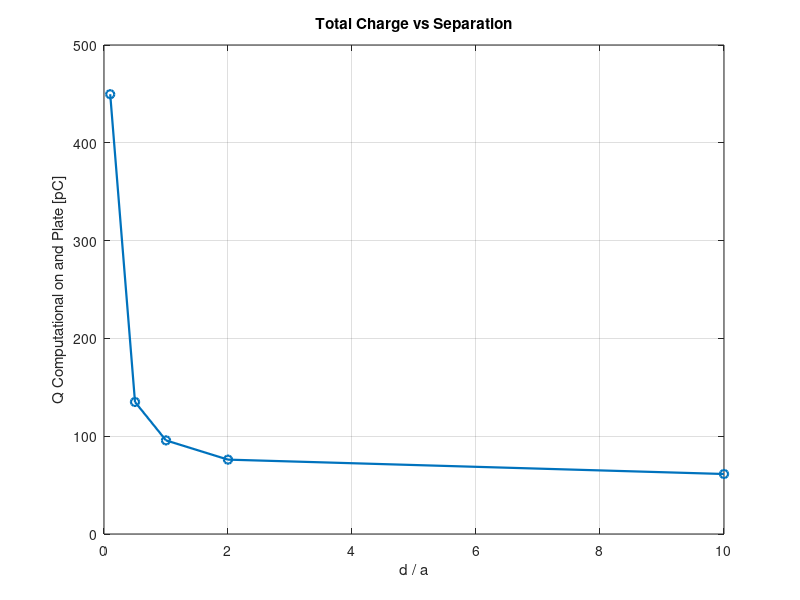
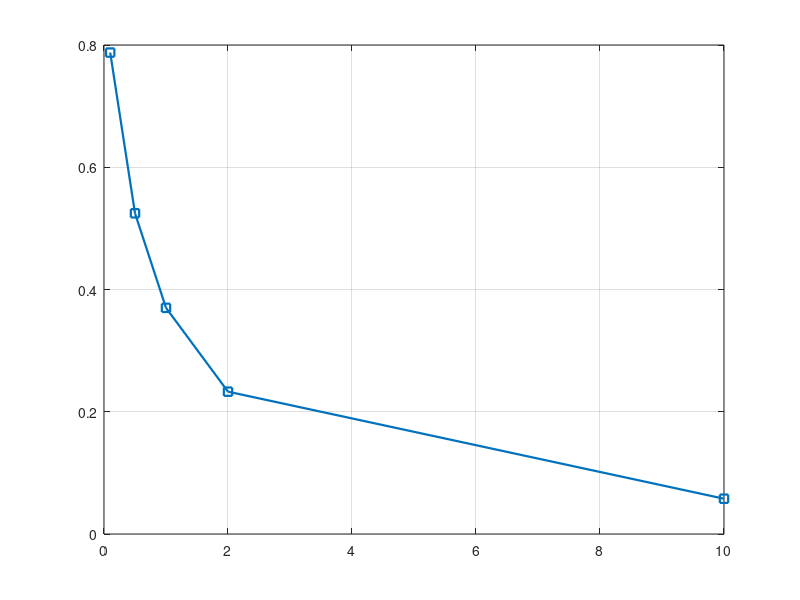

MATLAB code for these plots, in order: (Note: this script raises an error after producing the figures.)
clear all; 
close all;

a = 1; %side a is 1m long
b = 2; %side b is 2m long
V1 = 1; %top plate potential of 1V
V2 = -1; %bottom plate potential of -1V
EPS0 = 8.8542*10^(-12);
n = 10; %number of patches per side a
m = 20; %added m = 20 

dp = a/n; %size of individual patch
N = n*m; 
%Patch centers and areas
x = zeros(1,N); 
y = zeros(1,N); 
dS = zeros(1,N);
for i = 1:n
    for j = 1:m 
        x(m*(i-1)+j) = (i-1/2)*dp;
        y(m*(i-1)+j) = (j-1/2)*dp;
        dS(m*(i-1)+j) = dp^2;
    end
end
%Maps charges to potentials
Gself = zeros(N,N);
for i = 1 : N
    for j = 1 : N
        r = sqrt( (x(j)-x(i))^2 + (y(j)-y(i))^2 );
        if (i==j)
            Gself(i,j) = sqrt(dS(j))/(2*sqrt(pi)*EPS0);
        else
            Gself(i,j) = dS(j)/(4*pi*EPS0*r);   
        end
    end
end
%Required seperations
ratios = [0.1 0.5 1 2 10];
Qplus  = zeros(size(ratios));
Ccomp  = zeros(size(ratios));
Canal  = zeros(size(ratios));

%Loop over seperations
for t = 1:numel(ratios)
    d = ratios(t)*a;
    Gcross = zeros(N,N);
    for i = 1:N %Cross plate matrix
        for j = 1:N
            r = sqrt((x(j)-x(i))^2 + (y(j)-y(i))^2 + d^2);
            Gcross(i,j) = dS(j)/(4*pi*EPS0*r);
        end
    end
    A = Gself - Gcross;
    B = V1 * ones(N,1);
    rhos = A \ B; %Surface charge density on the positive plate
    %Totals and Capacitances
    Qtot = dS * rhos;
    Qplus(t) = Qtot;
    Ccomp(t) = Qplus(t) / (V1 - V2); 
    Canal(t) = EPS0 * (a*b) / d;
end    

figure(1);
plot(ratios, Qplus*1e12, 'o-','LineWidth',1.6);
grid on;
xlabel('d / a'); 
ylabel('Q Computational on and Plate [pC]');
title('Total Charge vs Separation');


figure(2);
plot(ratios, Canal./Ccomp, 's-','LineWidth',1.6); 
grid on; 
hold on; 
yline(1,'--');
xlabel('d / a'); 
ylabel('Canalytical / Ccomputational');
title('Capacitance Ratio vs Separation');

disp('Results Miniproject#2:'); %displaying output
for k = 1:numel(ratios)
    fprintf('d/a=%g, Q+=%.4e C, Ccomp=%.4e F, Canal=%.4e F, ratio=%.4f\n',ratios(k), Qplus(k), Ccomp(k), Canal(k), Canal(k)/Ccomp(k));
end
